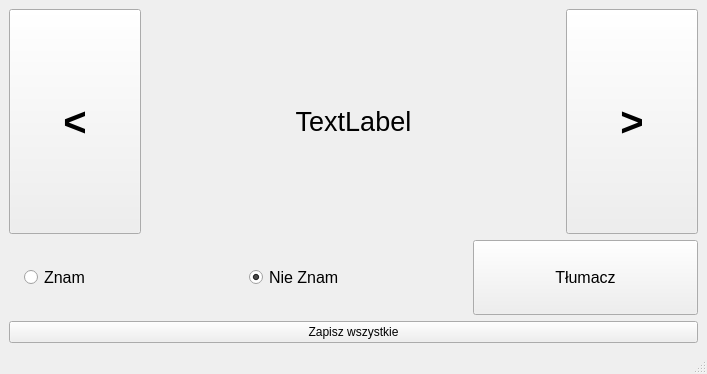
<?xml version="1.0" encoding="UTF-8"?>
<ui version="4.0">
 <class>MainWindow</class>
 <widget class="QMainWindow" name="MainWindow">
  <property name="geometry">
   <rect>
    <x>0</x>
    <y>0</y>
    <width>707</width>
    <height>374</height>
   </rect>
  </property>
  <property name="windowTitle">
   <string>MainWindow</string>
  </property>
  <widget class="QWidget" name="centralwidget">
   <layout class="QGridLayout" name="gridLayout">
    <item row="0" column="0">
     <layout class="QVBoxLayout" name="verticalLayout_3">
      <item>
       <layout class="QVBoxLayout" name="verticalLayout_2" stretch="3,1">
        <item>
         <layout class="QVBoxLayout" name="verticalLayout">
          <item>
           <layout class="QHBoxLayout" name="horizontalLayout_2" stretch="1,3,1">
            <property name="spacing">
             <number>14</number>
            </property>
            <property name="sizeConstraint">
             <enum>QLayout::SetNoConstraint</enum>
            </property>
            <item>
             <widget class="QPushButton" name="go_left_button">
              <property name="sizePolicy">
               <sizepolicy hsizetype="Minimum" vsizetype="Preferred">
                <horstretch>0</horstretch>
                <verstretch>0</verstretch>
               </sizepolicy>
              </property>
              <property name="font">
               <font>
                <pointsize>30</pointsize>
                <weight>75</weight>
                <bold>true</bold>
               </font>
              </property>
              <property name="text">
               <string>&lt;</string>
              </property>
              <property name="shortcut">
               <string>Left</string>
              </property>
             </widget>
            </item>
            <item>
             <widget class="QLabel" name="word_label">
              <property name="font">
               <font>
                <family>MS Shell Dlg 2</family>
                <pointsize>20</pointsize>
                <weight>50</weight>
                <bold>false</bold>
                <stylestrategy>PreferAntialias</stylestrategy>
               </font>
              </property>
              <property name="frameShape">
               <enum>QFrame::NoFrame</enum>
              </property>
              <property name="text">
               <string>TextLabel</string>
              </property>
              <property name="textFormat">
               <enum>Qt::AutoText</enum>
              </property>
              <property name="scaledContents">
               <bool>true</bool>
              </property>
              <property name="alignment">
               <set>Qt::AlignCenter</set>
              </property>
              <property name="indent">
               <number>1</number>
              </property>
             </widget>
            </item>
            <item>
             <widget class="QPushButton" name="go_right_button">
              <property name="enabled">
               <bool>true</bool>
              </property>
              <property name="sizePolicy">
               <sizepolicy hsizetype="Minimum" vsizetype="Preferred">
                <horstretch>0</horstretch>
                <verstretch>0</verstretch>
               </sizepolicy>
              </property>
              <property name="font">
               <font>
                <pointsize>30</pointsize>
                <weight>75</weight>
                <bold>true</bold>
               </font>
              </property>
              <property name="text">
               <string>&gt;</string>
              </property>
              <property name="shortcut">
               <string>Right</string>
              </property>
              <property name="flat">
               <bool>false</bool>
              </property>
             </widget>
            </item>
           </layout>
          </item>
         </layout>
        </item>
        <item>
         <layout class="QHBoxLayout" name="horizontal_layout">
          <property name="spacing">
           <number>0</number>
          </property>
          <property name="sizeConstraint">
           <enum>QLayout::SetDefaultConstraint</enum>
          </property>
          <property name="leftMargin">
           <number>15</number>
          </property>
          <property name="rightMargin">
           <number>0</number>
          </property>
          <item>
           <widget class="QRadioButton" name="known_button">
            <property name="sizePolicy">
             <sizepolicy hsizetype="Preferred" vsizetype="Preferred">
              <horstretch>0</horstretch>
              <verstretch>0</verstretch>
             </sizepolicy>
            </property>
            <property name="font">
             <font>
              <family>MS Shell Dlg 2</family>
              <pointsize>12</pointsize>
              <stylestrategy>PreferAntialias</stylestrategy>
             </font>
            </property>
            <property name="text">
             <string>Znam</string>
            </property>
            <property name="shortcut">
             <string>Z</string>
            </property>
           </widget>
          </item>
          <item>
           <widget class="QRadioButton" name="not_known_button">
            <property name="sizePolicy">
             <sizepolicy hsizetype="Preferred" vsizetype="Preferred">
              <horstretch>0</horstretch>
              <verstretch>0</verstretch>
             </sizepolicy>
            </property>
            <property name="font">
             <font>
              <family>MS Shell Dlg 2</family>
              <pointsize>12</pointsize>
              <stylestrategy>PreferAntialias</stylestrategy>
             </font>
            </property>
            <property name="text">
             <string>Nie Znam</string>
            </property>
            <property name="shortcut">
             <string>X</string>
            </property>
            <property name="checked">
             <bool>true</bool>
            </property>
           </widget>
          </item>
          <item>
           <widget class="QPushButton" name="pushButton">
            <property name="sizePolicy">
             <sizepolicy hsizetype="Preferred" vsizetype="Preferred">
              <horstretch>0</horstretch>
              <verstretch>0</verstretch>
             </sizepolicy>
            </property>
            <property name="font">
             <font>
              <pointsize>12</pointsize>
              <stylestrategy>PreferAntialias</stylestrategy>
             </font>
            </property>
            <property name="text">
             <string>Tłumacz</string>
            </property>
            <property name="shortcut">
             <string>Space</string>
            </property>
           </widget>
          </item>
         </layout>
        </item>
       </layout>
      </item>
      <item>
       <widget class="QPushButton" name="save_button">
        <property name="toolTip">
         <string>Zapisz wszystkie zmiany i przejdź do następniego kroku.</string>
        </property>
        <property name="text">
         <string>Zapisz wszystkie</string>
        </property>
       </widget>
      </item>
     </layout>
    </item>
   </layout>
  </widget>
  <widget class="QMenuBar" name="menubar">
   <property name="geometry">
    <rect>
     <x>0</x>
     <y>0</y>
     <width>707</width>
     <height>21</height>
    </rect>
   </property>
  </widget>
  <widget class="QStatusBar" name="statusbar"/>
 </widget>
 <resources/>
 <connections/>
</ui>
